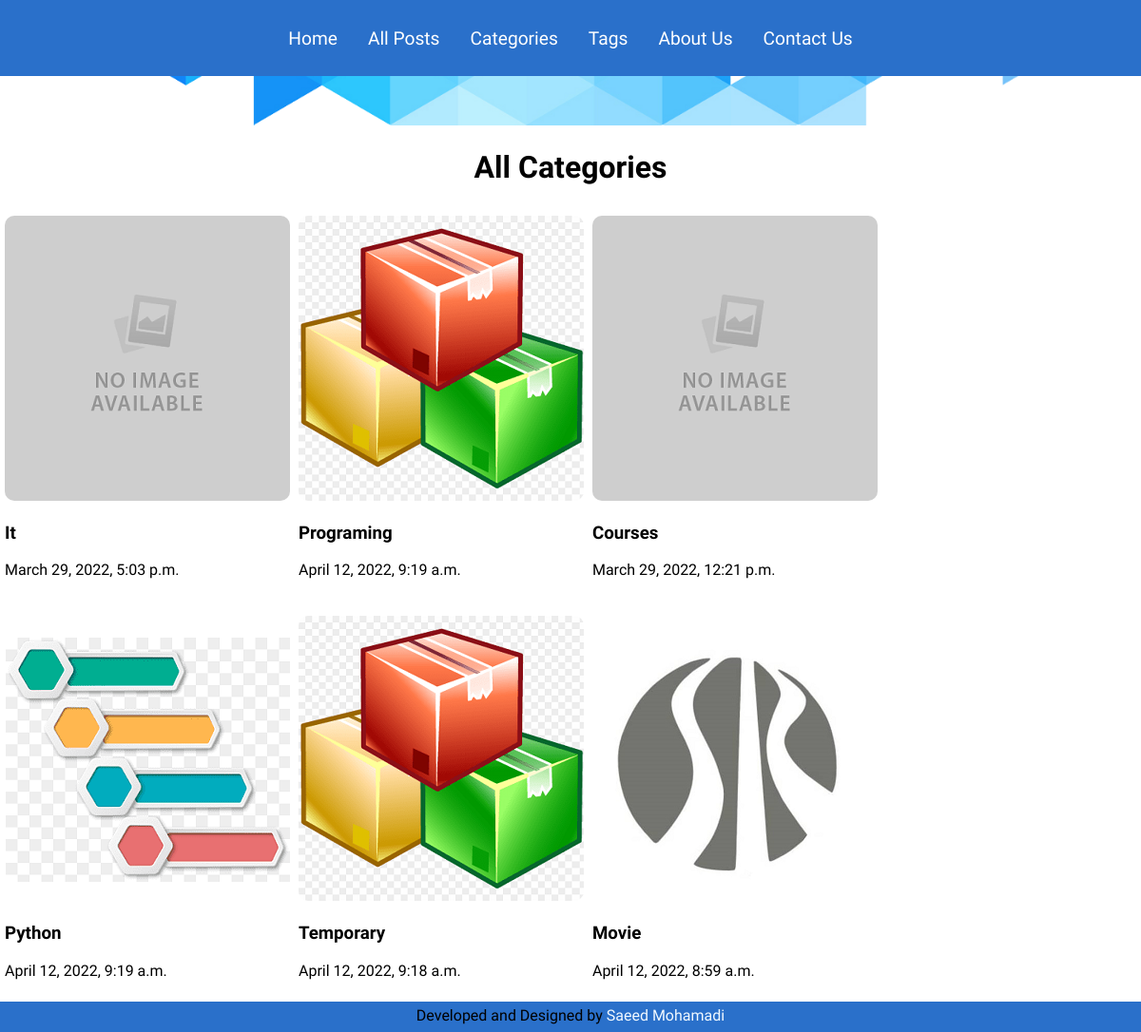
The page /categories on the database its author committed.
### blog/models.py (models this page shows, shortened)
class Category(models.Model):
    title = models.CharField(max_length=30)
    order = models.PositiveIntegerField()
    image = models.ImageField(upload_to='catimages', blank=True)
    slug = models.SlugField(null=False, unique=True, blank=True)
    parent = models.ForeignKey('self', on_delete=models.SET_NULL,
                               null=True, blank=True,)
    created_at = models.DateTimeField(auto_now_add=True)
    updated_at = models.DateTimeField(auto_now=True)
    class Meta:
        verbose_name_plural = 'Categories'
        unique_together = [['parent', 'slug']]

### blog/views.py (the view)
# urls.py: path('<page>', views.pages, name='pages'),
def pages(request, page):
    basic_options = BlogOptions.objects.all()[0]
    if page == 'about':
        return render(request, 'blog/about.html', {
            'title': 'about us',
            'options': basic_options
        })
    elif page == 'contact':
        return render(request, 'blog/contact.html', {
            'title': 'contact us',
            'options': basic_options
        })
    elif page == 'posts':
        allposts = Post.objects.all()
        return render(request, 'blog/posts.html', {
            'title': 'all posts',
            'posts': allposts
        })
    elif page == 'categories':
        allcats = Category.objects.all()
        return render(request, 'blog/categories.html', {
            'title': 'all categories',
            'categories': allcats
        })
    elif page == 'tags':
        alltags = Tag.objects.all()
        return render(request, 'blog/tags.html', {
            'title': 'all Tags',
            'tags': alltags,
        })
    else:
        raise Http404()

### blog/templates/blog/categories.html (shortened to what this page needs)
{% extends 'base_page.html' %}
{% load static %}
{% block css %}
    <link rel="stylesheet" href= {% static 'blog/page.css' %}>
    <link rel="stylesheet" href="{% static 'blog/includes/cat_single.css' %}">
{% endblock css %}
{% block categories %}
    <h1>{{ title|title }}</h1>
    <section id='top-cats'>
        <ul>
            {% for cat in categories %}
            {% include 'blog/includes/cat_single.html' %}
            {% endfor %}
        </ul>
    </section>
{% endblock categories %}

### blog/templates/blog/includes/cat_single.html
{% load static %}
<li class='li-sec'>
    <article>
        <a href="{% url 'cat_page' cat.slug %}">
            {% if cat.image == '' %}
                <img src="{% static 'files/mysite.png' %}" alt="{{ cat.title }}">
            {% else %}
                <img src="{{ cat.image.url }}" alt="{{ cat.title }}">
            {% endif %}
            <div>
                <h3>{{ cat.title|title }}</h3>
                <time>
                    {{ cat.updated_at }}
                </time>
            </div>
        </a>
    </article>
</li>

### static/style.css (style rules this page uses)
body { font-family: 'Baloo 2', cursive !important; }
body { margin: 0; }

### blog/static/blog/page.css (style rules this page uses)
h1 { text-align: center; text-underline-offset: 1px solid; }
a { text-decoration: none; color: black; }
ul { list-style: none; padding: 5px 0; }
li { display: inline-block; margin-left: 5px; }
#top-cats { margin: 1rem 0; }

### blog/static/blog/includes/cat_single.css (style rules this page uses)
.li-sec { display: inline-block; margin: 5px 0 34px 5px; }
img { border-radius: 10px; }

### rows shown on the page
Category: title "It", updated_at "March 29, 2022, 5:03 p.m."
Category: image (picture), title "Programing", updated_at "April 12, 2022, 9:19 a.m."
Category: title "Courses", updated_at "March 29, 2022, 12:21 p.m."
Category: image (picture), title "Python", updated_at "April 12, 2022, 9:19 a.m."
Category: image (picture), title "Temporary", updated_at "April 12, 2022, 9:18 a.m."
Category: image (picture), title "Movie", updated_at "April 12, 2022, 8:59 a.m."

### other values the page prints
{{ title|title }} "All Categories"
